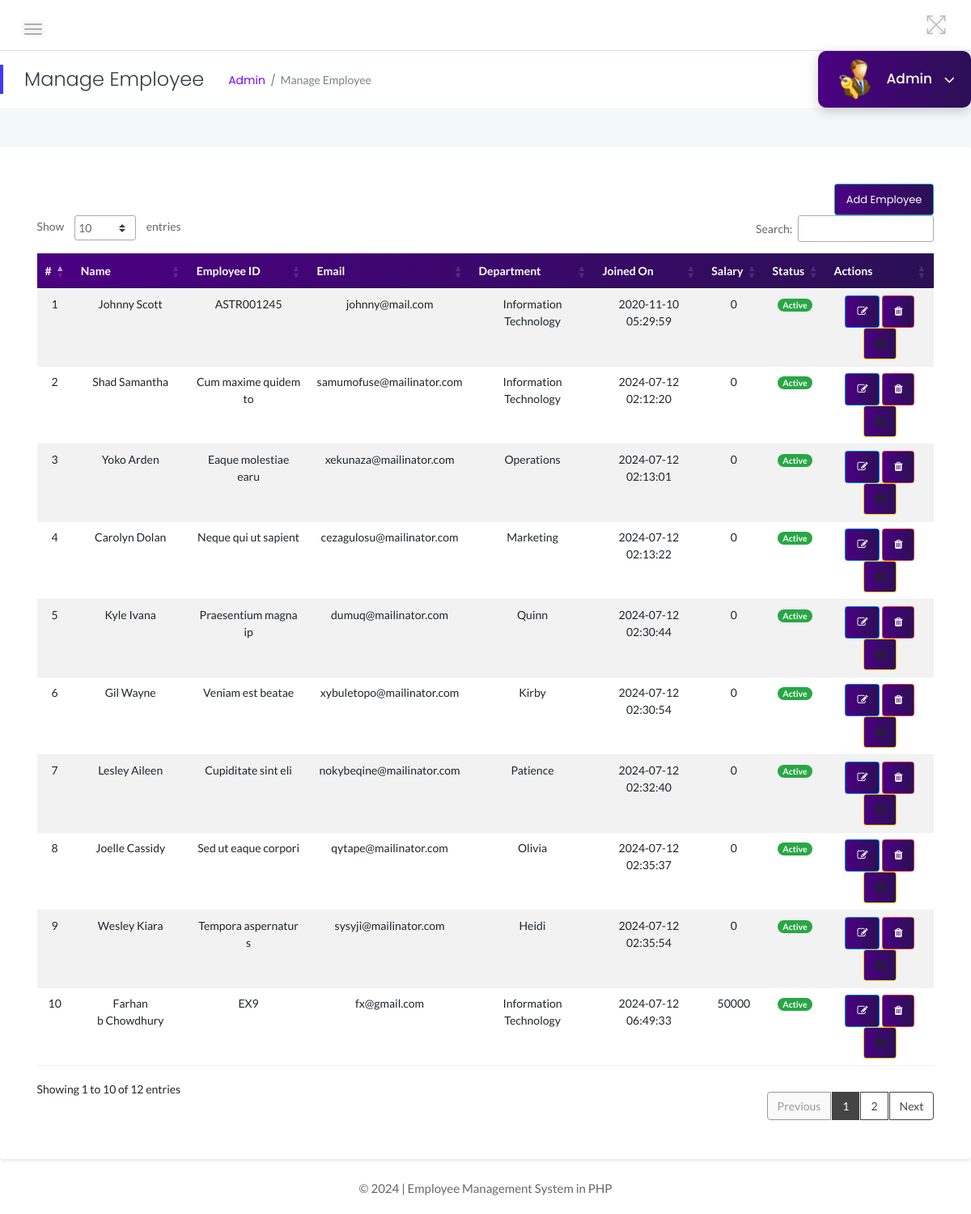
Screenshot of /admin/employee.php (signed in) with the database file from the repository.
### tables this page shows
CREATE TABLE `employees` (
  `id` int(11) NOT NULL,
  `EmpId` varchar(100) NOT NULL,
  `FirstName` varchar(150) NOT NULL,
  `LastName` varchar(150) NOT NULL,
  `Email` varchar(200) NOT NULL,
  `Password` varchar(180) NOT NULL,
  `Gender` varchar(100) NOT NULL,
  `Dob` varchar(100) NOT NULL,
  `Department` varchar(255) NOT NULL,
  `Address` varchar(255) NOT NULL,
  `City` varchar(200) NOT NULL,
  `Phone` char(11) NOT NULL,
  `Status` int(1) NOT NULL,
  `RegDate` timestamp NOT NULL DEFAULT current_timestamp(),
  `salary` decimal(10,0) NOT NULL
);

### admin/employee.php (the view, shortened to what this page needs)
<?php
include('../includes/db_connection.php');
$page_title = "Manage Employee";
$breadcrumb = "Manage Employee";
?>
<!DOCTYPE html>
<html lang="en">
<head>
    <link rel="stylesheet" href="../assets/css/bootstrap.min.css">
    <link rel="stylesheet" href="../assets/css/font-awesome.min.css">
    <link rel="stylesheet" href="../assets/css/themify-icons.css">
    <link rel="stylesheet" href="../assets/css/metisMenu.css">
    <link rel="stylesheet" href="../assets/css/owl.carousel.min.css">
    <link rel="stylesheet" href="../assets/css/slicknav.min.css">
    <link rel="stylesheet" href="https://www.amcharts.com/lib/3/plugins/export/export.css" type="text/css" media="all" />
    <link rel="stylesheet" type="text/css" href="https://cdn.datatables.net/1.10.19/css/jquery.dataTables.css">
    <link rel="stylesheet" type="text/css" href="https://cdn.datatables.net/1.10.18/css/dataTables.bootstrap4.min.css">
    <link rel="stylesheet" type="text/css" href="https://cdn.datatables.net/responsive/2.2.3/css/responsive.bootstrap.min.css">
    <link rel="stylesheet" type="text/css" href="https://cdn.datatables.net/responsive/2.2.3/css/responsive.jqueryui.min.css">
    <link rel="stylesheet" href="../assets/css/typography.css">
    <link rel="stylesheet" href="../assets/css/default-css.css">
    <link rel="stylesheet" href="../assets/css/styles.css">
    <link rel="stylesheet" href="../assets/css/responsive.css">
</head>
<body>
    <div class="page-container">
        <div class="main-content">
            <?php include '../admin/layout/header.php' ?>
            <div class="row">
                <div class="col-12 mt-5">
                    <div class="card">
                        <div class="card-body">
                            <div class="data-tables datatable-dark">
                                <div style="display: flex; justify-content: flex-end;">
                                    <a href="create_employee.php" class="btn btn-sm btn-info">Add Employee</a>
                                </div>
                                <table id="dataTable3" class="table table-hover table-striped text-center">
                                    <thead class="text-capitalize">
                                        <tr>
                                            <th>#</th>
                                            <th>Name</th>
                                            <th>Employee ID</th>
                                            <th>Email</th>
                                            <th>Department</th>
                                            <th>Joined On</th>
                                            <th>Salary</th>
                                            <th>Status</th>
                                            <th>Actions</th>
                                        </tr>
                                    </thead>
                                    <tbody>
                                        <?php
                                        $sql = "SELECT EmpId,FirstName,LastName,Email,Department,Status,RegDate,Salary,id from employees";
                                        $query = $dbh->prepare($sql);
                                        $query->execute();
                                        $results = $query->fetchAll(PDO::FETCH_OBJ);
                                        $cnt = 1;
                                        if ($query->rowCount() > 0) {
                                            foreach ($results as $result) {               ?>
                                                <tr>
                                                    <td> <?php echo htmlentities($cnt); ?></td>
                                                    <td><?php echo htmlentities($result->FirstName); ?>&nbsp;<?php echo htmlentities($result->LastName); ?></td>
                                                    <td><?php echo htmlentities($result->EmpId); ?></td>
                                                    <td><?php echo htmlentities($result->Email); ?></td>
                                                    <td><?php echo htmlentities($result->Department); ?></td>
                                                    <td><?php echo htmlentities($result->RegDate); ?></td>
                                                    <td><?php echo htmlentities($result->Salary); ?></td>
                                                    <td><?php $stats = $result->Status;
                                                        if ($stats) {
                                                        ?>
                                                            <span class="badge badge-pill badge-success">Active</span>
                                                        <?php } else { ?>
                                                            <span class="badge badge-pill badge-danger">Inactive</span>
                                                        <?php } ?>
                                                    </td>
                                                    <td>
                                                        <a href="update_employee.php?empid=<?php echo htmlentities($result->id); ?>" class="btn btn-sm btn-primary" title="Edit"><i class="fa fa-edit"></i></a>
                                                        <a href="employee.php?delid=<?php echo htmlentities($result->id); ?>" onclick="return confirm('Are you sure you want to delete this employee?');" class="btn btn-sm btn-danger" title="Delete"><i class="fa fa-trash"></i></a>
                                                        <?php if ($result->Status == 1) { ?>
                                                            <a href="employee.php?inid=<?php echo htmlentities($result->id); ?>" onclick="return confirm('Are you sure you want to deactivate this employee?');" class="btn btn-sm btn-warning" title="Deactivate"><i class="fa fa-times-circle"></i></a>
                                                        <?php } else { ?>
                                                            <a href="employee.php?id=<?php echo htmlentities($result->id); ?>" onclick="return confirm('Are you sure you want to activate this employee?');" class="btn btn-sm btn-success" title="Activate"><i class="fa fa-check"></i></a>
                                                        <?php } ?>
                                                    </td>
                                                </tr>
                                        <?php $cnt++;
                                            }
                                        } ?>
                                    </tbody>
                                </table>
                            </div>
                        </div>
                    </div>
                </div>
            </div>
            <?php include '../admin/layout/footer.php' ?>
        </div>
    </div>
</body>
</html>

### admin/layout/header.php (shortened to what this page needs)
<?php
$query = "SELECT FullName FROM admin WHERE UserName = '" . $_SESSION['admin_login'] . "'";
$result = $dbh->query($query);
$row = $result->fetch(PDO::FETCH_ASSOC);
$full_name = $row['FullName'];
?>
<div class="header-area">
    <div class="row align-items-center">
        <div class="col-md-6 col-sm-8 clearfix">
            <div class="nav-btn pull-left">
                <span></span>
                <span></span>
                <span></span>
            </div>
        </div>
        <div class="col-md-6 col-sm-4 clearfix">
            <ul class="notification-area pull-right">
                <li id="full-view"><i class="ti-fullscreen"></i></li>
            </ul>
        </div>
    </div>
</div>
<div class="page-title-area">
    <div class="row align-items-center">
        <div class="col-sm-6">
            <div class="breadcrumbs-area clearfix">
                <h4 class="page-title pull-left"><?php echo htmlspecialchars($page_title); ?></h4>
                <ul class="breadcrumbs pull-left">
                    <li><a href="dashboard.php">Admin</a></li>
                    <li><span><?php echo htmlspecialchars($breadcrumb); ?></span></li>
                </ul>
            </div>
        </div>
        <div class="col-sm-6 clearfix">
            <div class="user-profile pull-right">
                <img class="avatar user-thumb" src="../assets/images/admin.png" alt="avatar">
                <h4 class="user-name dropdown-toggle" data-toggle="dropdown">
                    <?php echo htmlspecialchars($full_name); ?> <i class="fa fa-angle-down"></i>
                </h4>
            </div>
        </div>
    </div>
</div>

### assets/css/styles.css (style rules this page uses)
.page-container { width: 100%; height: 100%; min-height: 100vh; padding-left: 280px; -webkit-transition: padding-left 0.3s ease 0s; transition: padding-left 0.3s ease 0s; }
.sbar_collapsed.page-container { padding-left: 0; }
.card { display: flex; flex-direction: column; justify-content: center; align-items: center; height: auto; border: none; border-radius: 4px; background-color: #fff; -webkit-transition: all 0.3s ease 0s; transition: all 0.3s ease 0s; box-shadow: 0 2px 4px rgba(0, 0, 0, 0.1); padding: 20px; }
.card-body { padding: 25.6px; padding: 1.6rem; width: 100%; }
.main-content { width: 100%; background: #f3f8fb; }
.header-area { padding: 15px 30px; background: #fff; border-bottom: 1px solid #d8e3e7; }
.nav-btn { margin: 10px 30px 0 0; cursor: pointer; }
.nav-btn span { display: block; width: 22px; height: 2px; background: #b3aaaa; margin: 4px 0; border-radius: 15px; -webkit-transition: all 0.3s ease 0s; transition: all 0.3s ease 0s; box-shadow: 0 0 0 4px rgba(99, 96, 96, 0.03); }
.nav-btn span:nth-child(2) { opacity: 0; }
.nav-btn span:first-child { -webkit-transform: rotate(45deg) translate(5px, 5px); transform: rotate(45deg) translate(5px, 5px); }
.nav-btn span:last-child { -webkit-transform: rotate(-45deg) translate(3px, -3px); transform: rotate(-45deg) translate(3px, -3px); }
.sbar_collapsed .nav-btn span { transform: none; opacity: 1; }
.notification-area { -webkit-user-select: none; -moz-user-select: none; -ms-user-select: none; user-select: none; position: relative; z-index: 1; }
.notification-area li { display: inline-block; margin-left: 20px; cursor: pointer; -webkit-user-select: none; -moz-user-select: none; -ms-user-select: none; user-select: none; }
.notification-area li > i { font-size: 26px; color: #bdbcbc; vertical-align: middle; text-shadow: 0 0 8px rgba(0, 0, 0, 0.12); -webkit-transition: color 0.3s ease 0s; transition: color 0.3s ease 0s; }
.notification-area li#full-view { display: inline-block; }
.page-title-area { padding: 0 30px; background: #fff; position: relative; }
.page-title-area:before { content: ""; position: absolute; left: 0; top: 50%; width: 4px; height: 36px; background: var(--primary-color); -webkit-transform: translateY(-50%); transform: translateY(-50%); }
.page-title { font-size: 24px; font-weight: 300; color: #313b3d; letter-spacing: 0; margin-right: 30px; }
ul.breadcrumbs { margin-top: 4px; }
.breadcrumbs li { display: inline-block; }
.breadcrumbs li a, .breadcrumbs li span { display: block; font-size: 14px; font-weight: 400; color: #7801ff; letter-spacing: 0; margin-right: 16px; position: relative; }
.breadcrumbs li a:before { content: "/"; color: #768387; position: absolute; right: -13px; top: 0; }
.breadcrumbs li span { margin-right: 0; color: #768387; text-transform: capitalize; }
.user-profile { margin-right: -30px; display: flex; align-items: center; flex-wrap: wrap; background: linear-gradient(to right, #4b0082 0%, #2b1055 100%); padding: 10px 20px; position: relative; border-radius: 10px; box-shadow: 0 4px 15px rgba(0, 0, 0, 0.2); transition: background 0.3s ease, box-shadow 0.3s ease; }
.user-profile img.avatar { border-radius: 50%; margin-right: 15px; width: 50px; height: 50px; }
.user-profile h4.user-name { color: #fff; margin: 0; font-weight: 500; cursor: pointer; }
.user-name { font-size: 17px; font-weight: 500; color: #fff; letter-spacing: 0; cursor: pointer; -webkit-user-select: none; -moz-user-select: none; -ms-user-select: none; user-select: none; }
.user-name i { margin-left: 10px; font-size: 21px; vertical-align: middle; position: relative; }
.notification-area .dropdown-toggle, .user-name.dropdown-toggle { position: relative; }
.notification-area .dropdown-toggle:after, .user-name.dropdown-toggle:after { display: none; }
.btn { padding: 11px 17px; font-size: 13px; letter-spacing: 0; }
.btn-sm { padding: 9px 14px; background: linear-gradient(to right, #4b0082 0%, #2b1055 100%); }
table tr th { border-bottom: none; }
table tr th, table tr td { border-top: 1px solid rgba(120, 130, 140, 0.13) !important; }
table.dataTable.no-footer { border-bottom: 1px solid rgba(120, 130, 140, 0.13) !important; }
table.dataTable thead th, table.dataTable thead td { border-bottom-color: transparent; }
.datatable-dark thead { background: linear-gradient(to right, #4b0082 0%, #2b1055 100%); color: #fff; }
body { background: url('../assets/images/admin_login.webp') no-repeat center center fixed; background-size: cover; }

### rows the page displays
employees: FirstName "Johnny", LastName "Scott", EmpId "ASTR001245", Email "johnny@mail.com", Department "Information Technology", RegDate "2020-11-10 05:29:59", salary "0", Status "Active"
employees: FirstName "Shad", LastName "Samantha", EmpId "Cum maxime quidem to", Email "samumofuse@mailinator.com", Department "Information Technology", RegDate "2024-07-12 02:12:20", salary "0", Status "Active"
employees: FirstName "Yoko", LastName "Arden", EmpId "Eaque molestiae earu", Email "xekunaza@mailinator.com", Department "Operations", RegDate "2024-07-12 02:13:01", salary "0", Status "Active"
employees: FirstName "Carolyn", LastName "Dolan", EmpId "Neque qui ut sapient", Email "cezagulosu@mailinator.com", Department "Marketing", RegDate "2024-07-12 02:13:22", salary "0", Status "Active"
employees: FirstName "Kyle", LastName "Ivana", EmpId "Praesentium magna ip", Email "dumuq@mailinator.com", Department "Quinn", RegDate "2024-07-12 02:30:44", salary "0", Status "Active"
employees: FirstName "Gil", LastName "Wayne", EmpId "Veniam est beatae", Email "xybuletopo@mailinator.com", Department "Kirby", RegDate "2024-07-12 02:30:54", salary "0", Status "Active"
employees: FirstName "Lesley", LastName "Aileen", EmpId "Cupiditate sint eli", Email "nokybeqine@mailinator.com", Department "Patience", RegDate "2024-07-12 02:32:40", salary "0", Status "Active"
employees: FirstName "Joelle", LastName "Cassidy", EmpId "Sed ut eaque corpori", Email "qytape@mailinator.com", Department "Olivia", RegDate "2024-07-12 02:35:37", salary "0", Status "Active"
employees: FirstName "Wesley", LastName "Kiara", EmpId "Tempora aspernatur s", Email "sysyji@mailinator.com", Department "Heidi", RegDate "2024-07-12 02:35:54", salary "0", Status "Active"
employees: FirstName "Farhan b", LastName "Chowdhury", EmpId "EX9", Email "fx@gmail.com", Department "Information Technology", RegDate "2024-07-12 06:49:33", salary "50000", Status "Active"

### other values shown
$page_title "Manage Employee"
$breadcrumb "Manage Employee"
$full_name "Admin"
